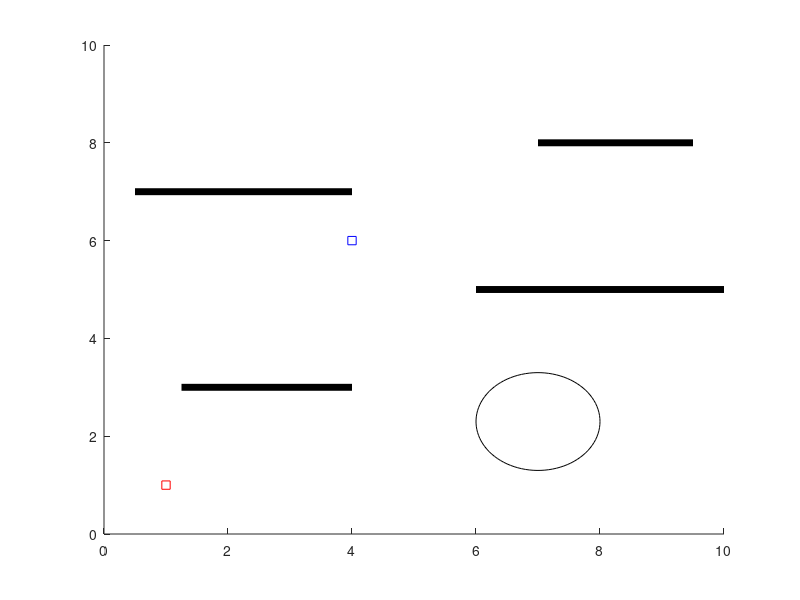

This chart was generated by the following MATLAB code:
clc             % Clear command window
clear           % Clear workspace

%% Create environment

X_Min = 0;
X_Max = 10;

Y_Min = 0;
Y_Max = 10;

axis([X_Min X_Max Y_Min Y_Max]);

Lower_Boundary = [X_Min X_Max];
Upper_Boundary = [Y_Min Y_Max];

%% The starting point of the robot
X_Start = 1;
Y_Start = 1;

%% The target point of the robot (destination)
X_Target = 4;
Y_Target = 6;

%% Create block (Block coordinates)
X_Line1 = [0.5 4];                        % X_Line1 is the X axis coordinates of line 1
Y_Line1 = [7 7];                          % Y_Line1 is the Y axis coordinates of line 1

X_Line2 = [7 9.5];                        % X_Line2 is the X axis coordinates of line 2
Y_Line2 = [8 8];                          % Y_Line2 is the Y axis coordinates of line 2

X_Line3 = [1.25 4];                       % X_Line3 is the X axis coordinates of line 3
Y_Line3 = [3 3];                          % Y_Line3 is the Y axis coordinates of line 3

X_Line4 = [6 10];                         % X_Line4 is the X axis coordinates of line 4
Y_Line4 = [5 5];                          % Y_Line4 is the Y axis coordinates of line 4

X_Circle = 7;                             % X_Circle is the X axis coordinates center of the circle
Y_Circle = 2.3;                           % Y_Circle is the Y axis coordinates center of the circle
R_Circle = 1;                             % R_Circle is the radius of the circle
theta = linspace(0,2*pi);                 %
x = R_Circle*cos(theta) + X_Circle;       %
y = R_Circle*sin(theta) + Y_Circle;       %

%% Plot the blocks & robot
hold on
plot(X_Line1,Y_Line1,'linewidth',5, 'Color','Black');    % Plot the line 1

plot(X_Line2,Y_Line2,'linewidth',5, 'Color','Black');    % Plot the line 2

plot(X_Line3,Y_Line3,'linewidth',5, 'Color','Black');    % plot the line 3

plot(X_Line4,Y_Line4,'linewidth',5, 'Color','Black');    % Plot the line 4

plot(x,y, 'Color','Black');                              % Plot the circle

plot(X_Start,Y_Start,'rs');                              % Plot the robot start point coordinates

plot(X_Target,Y_Target,'rs', 'Color','Blue');            % Plot the robot target point coordinates

%% The number of robot steps
n=3;

%% The number of variable
nvar=2*n;
